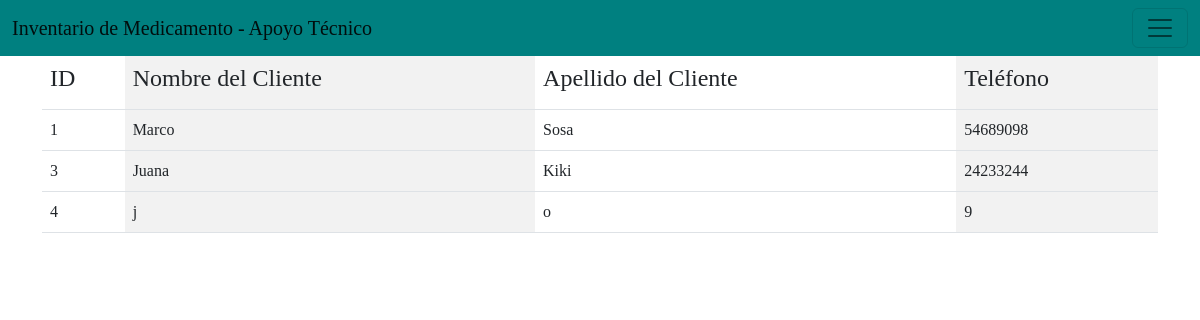
The app's page /Practicas_paginaWeb/clientes.php, older data.
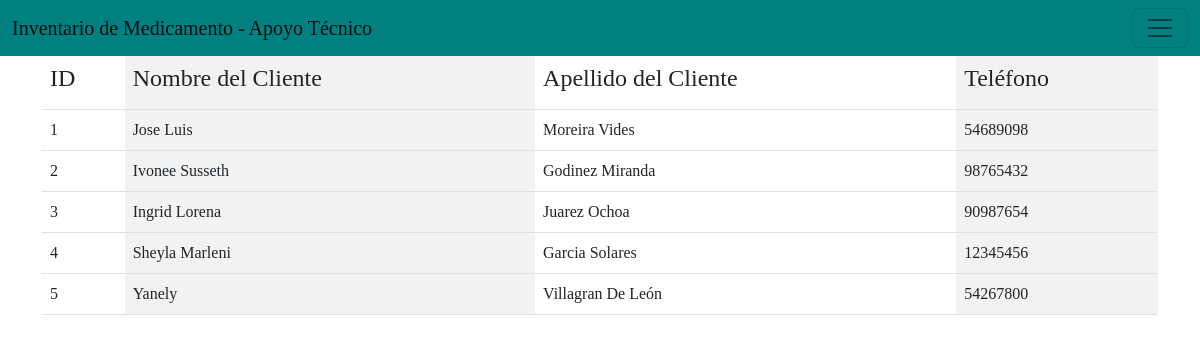
The same page, newer data.
### tables this page shows
CREATE TABLE IF NOT EXISTS `clientes` (
  `id_cliente` int(11) NOT NULL AUTO_INCREMENT,
  `nom_cliente` varchar(100) NOT NULL,
  `ape_cliente` varchar(100) NOT NULL,
  `nit` varchar(13) NOT NULL,
  `telefono_cliente` varchar(8) NOT NULL,
  PRIMARY KEY (`id_cliente`)
);

### Practicas_paginaWeb/clientes.php (the view, shortened to what this page needs)
<!DOCTYPE html>
<html lang="en">
<head>
    <link href="https://cdn.jsdelivr.net/npm/bootstrap@5.2.0-beta1/dist/css/bootstrap.min.css" rel="stylesheet">
</head>
<body bgcolor="#006316" style="font-family: 'Georgia MT';">
<nav class="navbar" style="background-color: #008080;">
  <div class="container-fluid">
    <a class="navbar-brand" href="#">Inventario de Medicamento - Apoyo Técnico</a>
    <button class="navbar-toggler" type="button" data-bs-toggle="offcanvas" data-bs-target="#offcanvasDarkNavbar" aria-controls="offcanvasDarkNavbar">
      <span class="navbar-toggler-icon"></span>
    </button>
  </div>
</nav>
        <div class="container-sm">
        <?php
        $user = "root";
        $pass = "";
        $host = "localhost";
        $conneccion = mysqli_connect($host, $user, $pass);
        $consulta = "SELECT * FROM `clientes`
        ";
        $result = mysqli_query($conneccion,$consulta);
        echo '<table class="table table-hover table-striped-columns">';
        echo "<tr>";
        echo '<th scope="col"><h4>ID</th></h4>';
        echo '<th scope="col"><h4> Nombre del Cliente </th></h4>';
        echo '<th scope="col"><h4> Apellido del Cliente </th></h4>';
        echo '<th scope="col"><h4> Teléfono </th></h4>';
        echo "</tr>";
        while ($colum = mysqli_fetch_array($result))
        {
            echo "<tr>";
            echo "<td>" . $colum['id_cliente'] . "</td>";
            echo "<td>" . $colum['nom_cliente'] . "</td>";
            echo "<td>" . $colum['ape_cliente'] . "</td>";
            echo "<td>" . $colum['telefono_cliente'] . "</td>";
            echo "</tr>";
        }
        echo "</table>"; ?>
</div>
    </body>
</html>

Row changes from the older to the newer data that the page shows:
changed clientes id 1: nom_cliente "Marco" → "Jose Luis"; ape_cliente "Sosa" → "Moreira Vides"
added clientes: id_cliente "2", nom_cliente "Ivonee Susseth", ape_cliente "Godinez Miranda", telefono_cliente "98765432"
changed clientes id 3: nom_cliente "Juana" → "Ingrid Lorena"; ape_cliente "Kiki" → "Juarez Ochoa"; telefono_cliente "24233244" → "90987654"
changed clientes id 4: nom_cliente "j" → "Sheyla Marleni"; ape_cliente "o" → "Garcia Solares"; telefono_cliente "9" → "12345456"
added clientes: id_cliente "5", nom_cliente "Yanely", ape_cliente "Villagran De León", telefono_cliente "54267800"
